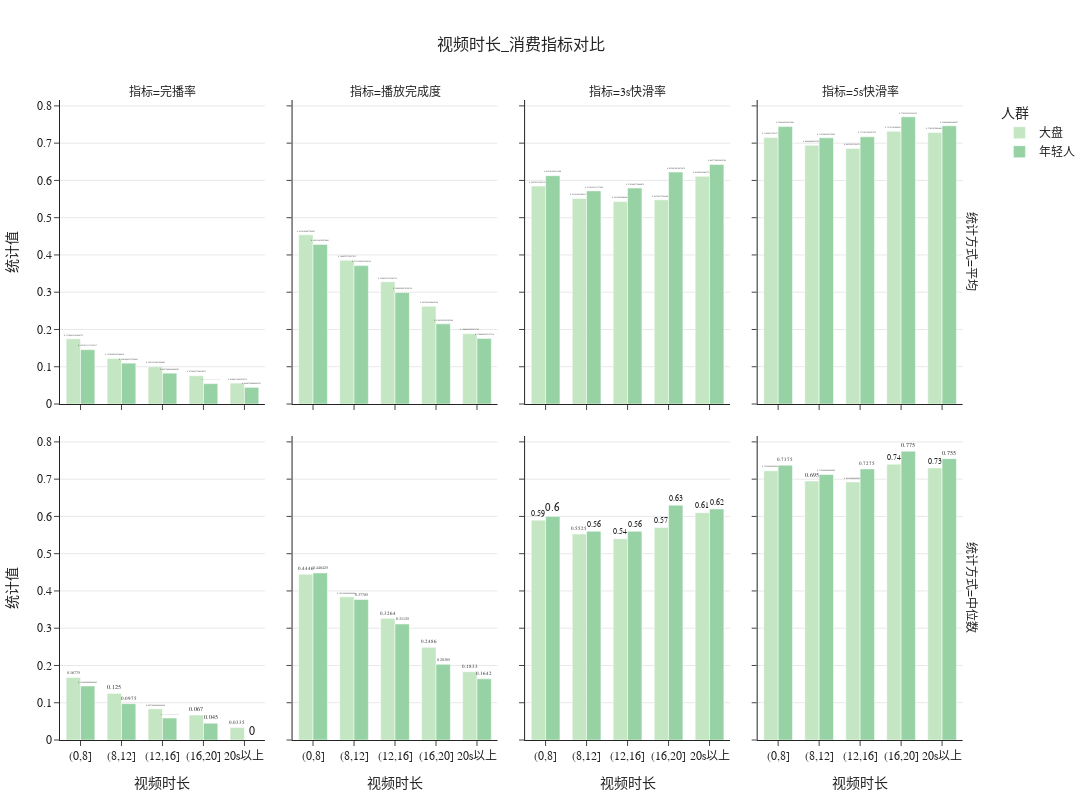

The cell this chart's notebook holds for it:
### Code cell
#制图

#其它消费指标
duration_feedAttrConsumeStatFig = px.bar(
                                duration_feedAttrConsumeStatDfTidy.query("玩法名称.str.contains('牛奶颂') & (~(variable.str.contains('播放VV') or variable.str.contains('单vv时长') or variable.str.contains('互动率') or variable.str.contains('视频数量')))"), 
                                title='视频时长_消费指标对比',
                                x='视频时长', y='value', color='人群', facet_row='统计方式', facet_col='指标', facet_row_spacing=0.05, facet_col_spacing=0.03,
                                labels={"value": "统计值"},
                                barmode='group', template='simple_white', color_discrete_sequence=px.colors.sequential.Blugrn)
duration_feedAttrConsumeStatFig.update_traces(texttemplate='%{value:%.2f}', textposition='outside')
duration_feedAttrConsumeStatFig.update_yaxes(showgrid=True) # the y-axis
duration_feedAttrConsumeStatFig.update_layout(width=1200, height =800, 
                                title=dict(x=0.5, xref='paper', font=dict(size=16)),
                                font_family="PingFangSC-Light",
                                margin=dict(l=30, r=30, b=20, t=100),
                                bargap=0.3, # gap between bars of adjacent location coordinates.
                                bargroupgap=0, # gap between bars of the same location coordinate.
                                hovermode="closest")
duration_feedAttrConsumeStatFig.show()

### Figure 1 — Plotly figure (JSON) as saved in the notebook; plotly's stock layout.template omitted (floating-point values rounded to 4 significant figures)
{"data": [{"alignmentgroup": "True", "hovertemplate": "人群=大盘<br>统计方式=平均<br>指标=完播率<br>视频时长=%{x}<br>统计值=%{y}<extra></extra>", "legendgroup": "大盘", "marker": {"color": "rgb(196, 230, 195)"}, "name": "大盘", "offsetgroup": "大盘", "orientation": "v", "showlegend": true, "textposition": "outside", "texttemplate": "%{value:%.2f}", "type": "bar", "x": ["(0,8]", "(8,12]", "(12,16]", "(16,20]", "20s以上"], "xaxis": "x5", "y": [0.175, 0.122, 0.1001, 0.07593, 0.05609], "yaxis": "y5"}, {"alignmentgroup": "True", "hovertemplate": "人群=大盘<br>统计方式=平均<br>指标=播放完成度<br>视频时长=%{x}<br>统计值=%{y}<extra></extra>", "legendgroup": "大盘", "marker": {"color": "rgb(196, 230, 195)"}, "name": "大盘", "offsetgroup": "大盘", "orientation": "v", "showlegend": false, "textposition": "outside", "texttemplate": "%{value:%.2f}", "type": "bar", "x": ["(0,8]", "(8,12]", "(12,16]", "(16,20]", "20s以上"], "xaxis": "x6", "y": [0.4539, 0.386, 0.328, 0.2624, 0.1887], "yaxis": "y6"}, {"alignmentgroup": "True", "hovertemplate": "人群=大盘<br>统计方式=平均<br>指标=3s快滑率<br>视频时长=%{x}<br>统计值=%{y}<extra></extra>", "legendgroup": "大盘", "marker": {"color": "rgb(196, 230, 195)"}, "name": "大盘", "offsetgroup": "大盘", "orientation": "v", "showlegend": false, "textposition": "outside", "texttemplate": "%{value:%.2f}", "type": "bar", "x": ["(0,8]", "(8,12]", "(12,16]", "(16,20]", "20s以上"], "xaxis": "x7", "y": [0.5848, 0.5514, 0.5431, 0.5479, 0.6109], "yaxis": "y7"}, {"alignmentgroup": "True", "hovertemplate": "人群=大盘<br>统计方式=平均<br>指标=5s快滑率<br>视频时长=%{x}<br>统计值=%{y}<extra></extra>", "legendgroup": "大盘", "marker": {"color": "rgb(196, 230, 195)"}, "name": "大盘", "offsetgroup": "大盘", "orientation": "v", "showlegend": false, "textposition": "outside", "texttemplate": "%{value:%.2f}", "type": "bar", "x": ["(0,8]", "(8,12]", "(12,16]", "(16,20]", "20s以上"], "xaxis": "x8", "y": [0.7149, 0.6945, 0.6854, 0.732, 0.7285], "yaxis": "y8"}, {"alignmentgroup": "True", "hovertemplate": "人群=大盘<br>统计方式=中位数<br>指标=完播率<br>视频时长=%{x}<br>统计值=%{y}<extra></extra>", "legendgroup": "大盘", "marker": {"color": "rgb(196, 230, 195)"}, "name": "大盘", "offsetgroup": "大盘", "orientation": "v", "showlegend": false, "textposition": "outside", "texttemplate": "%{value:%.2f}", "type": "bar", "x": ["(0,8]", "(8,12]", "(12,16]", "(16,20]", "20s以上"], "xaxis": "x", "y": [0.1678, 0.125, 0.08375, 0.067, 0.0335], "yaxis": "y"}, {"alignmentgroup": "True", "hovertemplate": "人群=大盘<br>统计方式=中位数<br>指标=播放完成度<br>视频时长=%{x}<br>统计值=%{y}<extra></extra>", "legendgroup": "大盘", "marker": {"color": "rgb(196, 230, 195)"}, "name": "大盘", "offsetgroup": "大盘", "orientation": "v", "showlegend": false, "textposition": "outside", "texttemplate": "%{value:%.2f}", "type": "bar", "x": ["(0,8]", "(8,12]", "(12,16]", "(16,20]", "20s以上"], "xaxis": "x2", "y": [0.4446, 0.3841, 0.3264, 0.2486, 0.1833], "yaxis": "y2"}, {"alignmentgroup": "True", "hovertemplate": "人群=大盘<br>统计方式=中位数<br>指标=3s快滑率<br>视频时长=%{x}<br>统计值=%{y}<extra></extra>", "legendgroup": "大盘", "marker": {"color": "rgb(196, 230, 195)"}, "name": "大盘", "offsetgroup": "大盘", "orientation": "v", "showlegend": false, "textposition": "outside", "texttemplate": "%{value:%.2f}", "type": "bar", "x": ["(0,8]", "(8,12]", "(12,16]", "(16,20]", "20s以上"], "xaxis": "x3", "y": [0.59, 0.5525, 0.54, 0.57, 0.61], "yaxis": "y3"}, {"alignmentgroup": "True", "hovertemplate": "人群=大盘<br>统计方式=中位数<br>指标=5s快滑率<br>视频时长=%{x}<br>统计值=%{y}<extra></extra>", "legendgroup": "大盘", "marker": {"color": "rgb(196, 230, 195)"}, "name": "大盘", "offsetgroup": "大盘", "orientation": "v", "showlegend": false, "textposition": "outside", "texttemplate": "%{value:%.2f}", "type": "bar", "x": ["(0,8]", "(8,12]", "(12,16]", "(16,20]", "20s以上"], "xaxis": "x4", "y": [0.7225, 0.695, 0.6925, 0.74, 0.73], "yaxis": "y4"}, {"alignmentgroup": "True", "hovertemplate": "人群=年轻人<br>统计方式=平均<br>指标=完播率<br>视频时长=%{x}<br>统计值=%{y}<extra></extra>", "legendgroup": "年轻人", "marker": {"color": "rgb(150, 210, 164)"}, "name": "年轻人", "offsetgroup": "年轻人", "orientation": "v", "showlegend": true, "textposition": "outside", "texttemplate": "%{value:%.2f}", "type": "bar", "x": ["(0,8]", "(8,12]", "(12,16]", "(16,20]", "20s以上"], "xaxis": "x5", "y": [0.1458, 0.1096, 0.08276, 0.05456, 0.04463], "yaxis": "y5"}, {"alignmentgroup": "True", "hovertemplate": "人群=年轻人<br>统计方式=平均<br>指标=播放完成度<br>视频时长=%{x}<br>统计值=%{y}<extra></extra>", "legendgroup": "年轻人", "marker": {"color": "rgb(150, 210, 164)"}, "name": "年轻人", "offsetgroup": "年轻人", "orientation": "v", "showlegend": false, "textposition": "outside", "texttemplate": "%{value:%.2f}", "type": "bar", "x": ["(0,8]", "(8,12]", "(12,16]", "(16,20]", "20s以上"], "xaxis": "x6", "y": [0.4281, 0.3714, 0.299, 0.215, 0.176], "yaxis": "y6"}, {"alignmentgroup": "True", "hovertemplate": "人群=年轻人<br>统计方式=平均<br>指标=3s快滑率<br>视频时长=%{x}<br>统计值=%{y}<extra></extra>", "legendgroup": "年轻人", "marker": {"color": "rgb(150, 210, 164)"}, "name": "年轻人", "offsetgroup": "年轻人", "orientation": "v", "showlegend": false, "textposition": "outside", "texttemplate": "%{value:%.2f}", "type": "bar", "x": ["(0,8]", "(8,12]", "(12,16]", "(16,20]", "20s以上"], "xaxis": "x7", "y": [0.6127, 0.5719, 0.5796, 0.6224, 0.6428], "yaxis": "y7"}, {"alignmentgroup": "True", "hovertemplate": "人群=年轻人<br>统计方式=平均<br>指标=5s快滑率<br>视频时长=%{x}<br>统计值=%{y}<extra></extra>", "legendgroup": "年轻人", "marker": {"color": "rgb(150, 210, 164)"}, "name": "年轻人", "offsetgroup": "年轻人", "orientation": "v", "showlegend": false, "textposition": "outside", "texttemplate": "%{value:%.2f}", "type": "bar", "x": ["(0,8]", "(8,12]", "(12,16]", "(16,20]", "20s以上"], "xaxis": "x8", "y": [0.7444, 0.7143, 0.7172, 0.7706, 0.7465], "yaxis": "y8"}, {"alignmentgroup": "True", "hovertemplate": "人群=年轻人<br>统计方式=中位数<br>指标=完播率<br>视频时长=%{x}<br>统计值=%{y}<extra></extra>", "legendgroup": "年轻人", "marker": {"color": "rgb(150, 210, 164)"}, "name": "年轻人", "offsetgroup": "年轻人", "orientation": "v", "showlegend": false, "textposition": "outside", "texttemplate": "%{value:%.2f}", "type": "bar", "x": ["(0,8]", "(8,12]", "(12,16]", "(16,20]", "20s以上"], "xaxis": "x", "y": [0.145, 0.0975, 0.059, 0.045, 0], "yaxis": "y"}, {"alignmentgroup": "True", "hovertemplate": "人群=年轻人<br>统计方式=中位数<br>指标=播放完成度<br>视频时长=%{x}<br>统计值=%{y}<extra></extra>", "legendgroup": "年轻人", "marker": {"color": "rgb(150, 210, 164)"}, "name": "年轻人", "offsetgroup": "年轻人", "orientation": "v", "showlegend": false, "textposition": "outside", "texttemplate": "%{value:%.2f}", "type": "bar", "x": ["(0,8]", "(8,12]", "(12,16]", "(16,20]", "20s以上"], "xaxis": "x2", "y": [0.4484, 0.377, 0.3113, 0.2031, 0.1642], "yaxis": "y2"}, {"alignmentgroup": "True", "hovertemplate": "人群=年轻人<br>统计方式=中位数<br>指标=3s快滑率<br>视频时长=%{x}<br>统计值=%{y}<extra></extra>", "legendgroup": "年轻人", "marker": {"color": "rgb(150, 210, 164)"}, "name": "年轻人", "offsetgroup": "年轻人", "orientation": "v", "showlegend": false, "textposition": "outside", "texttemplate": "%{value:%.2f}", "type": "bar", "x": ["(0,8]", "(8,12]", "(12,16]", "(16,20]", "20s以上"], "xaxis": "x3", "y": [0.6, 0.56, 0.56, 0.63, 0.62], "yaxis": "y3"}, {"alignmentgroup": "True", "hovertemplate": "人群=年轻人<br>统计方式=中位数<br>指标=5s快滑率<br>视频时长=%{x}<br>统计值=%{y}<extra></extra>", "legendgroup": "年轻人", "marker": {"color": "rgb(150, 210, 164)"}, "name": "年轻人", "offsetgroup": "年轻人", "orientation": "v", "showlegend": false, "textposition": "outside", "texttemplate": "%{value:%.2f}", "type": "bar", "x": ["(0,8]", "(8,12]", "(12,16]", "(16,20]", "20s以上"], "xaxis": "x4", "y": [0.7375, 0.7125, 0.7275, 0.775, 0.755], "yaxis": "y4"}], "layout": {"annotations": [{"font": {}, "showarrow": false, "text": "指标=完播率", "x": 0.1113, "xanchor": "center", "xref": "paper", "y": 1, "yanchor": "bottom", "yref": "paper"}, {"font": {}, "showarrow": false, "text": "指标=播放完成度", "x": 0.3638, "xanchor": "center", "xref": "paper", "y": 1, "yanchor": "bottom", "yref": "paper"}, {"font": {}, "showarrow": false, "text": "指标=3s快滑率", "x": 0.6162, "xanchor": "center", "xref": "paper", "y": 1, "yanchor": "bottom", "yref": "paper"}, {"font": {}, "showarrow": false, "text": "指标=5s快滑率", "x": 0.8687, "xanchor": "center", "xref": "paper", "y": 1, "yanchor": "bottom", "yref": "paper"}, {"font": {}, "showarrow": false, "text": "统计方式=中位数", "textangle": 90, "x": 0.98, "xanchor": "left", "xref": "paper", "y": 0.2375, "yanchor": "middle", "yref": "paper"}, {"font": {}, "showarrow": false, "text": "统计方式=平均", "textangle": 90, "x": 0.98, "xanchor": "left", "xref": "paper", "y": 0.7625, "yanchor": "middle", "yref": "paper"}], "bargap": 0.3, "bargroupgap": 0, "barmode": "group", "font": {"family": "PingFangSC-Light"}, "height": 800, "hovermode": "closest", "legend": {"title": {"text": "人群"}, "tracegroupgap": 0}, "margin": {"b": 20, "l": 30, "r": 30, "t": 100}, "title": {"font": {"size": 16}, "text": "视频时长_消费指标对比", "x": 0.5, "xref": "paper"}, "width": 1200, "xaxis": {"anchor": "y", "domain": [0, 0.2225], "title": {"text": "视频时长"}}, "xaxis2": {"anchor": "y2", "domain": [0.2525, 0.475], "matches": "x", "title": {"text": "视频时长"}}, "xaxis3": {"anchor": "y3", "domain": [0.505, 0.7275], "matches": "x", "title": {"text": "视频时长"}}, "xaxis4": {"anchor": "y4", "domain": [0.7575, 0.98], "matches": "x", "title": {"text": "视频时长"}}, "xaxis5": {"anchor": "y5", "domain": [0, 0.2225], "matches": "x", "showticklabels": false}, "xaxis6": {"anchor": "y6", "domain": [0.2525, 0.475], "matches": "x", "showticklabels": false}, "xaxis7": {"anchor": "y7", "domain": [0.505, 0.7275], "matches": "x", "showticklabels": false}, "xaxis8": {"anchor": "y8", "domain": [0.7575, 0.98], "matches": "x", "showticklabels": false}, "yaxis": {"anchor": "x", "domain": [0, 0.475], "showgrid": true, "title": {"text": "统计值"}}, "yaxis2": {"anchor": "x2", "domain": [0, 0.475], "matches": "y", "showgrid": true, "showticklabels": false}, "yaxis3": {"anchor": "x3", "domain": [0, 0.475], "matches": "y", "showgrid": true, "showticklabels": false}, "yaxis4": {"anchor": "x4", "domain": [0, 0.475], "matches": "y", "showgrid": true, "showticklabels": false}, "yaxis5": {"anchor": "x5", "domain": [0.525, 1], "matches": "y", "showgrid": true, "title": {"text": "统计值"}}, "yaxis6": {"anchor": "x6", "domain": [0.525, 1], "matches": "y", "showgrid": true, "showticklabels": false}, "yaxis7": {"anchor": "x7", "domain": [0.525, 1], "matches": "y", "showgrid": true, "showticklabels": false}, "yaxis8": {"anchor": "x8", "domain": [0.525, 1], "matches": "y", "showgrid": true, "showticklabels": false}}}
